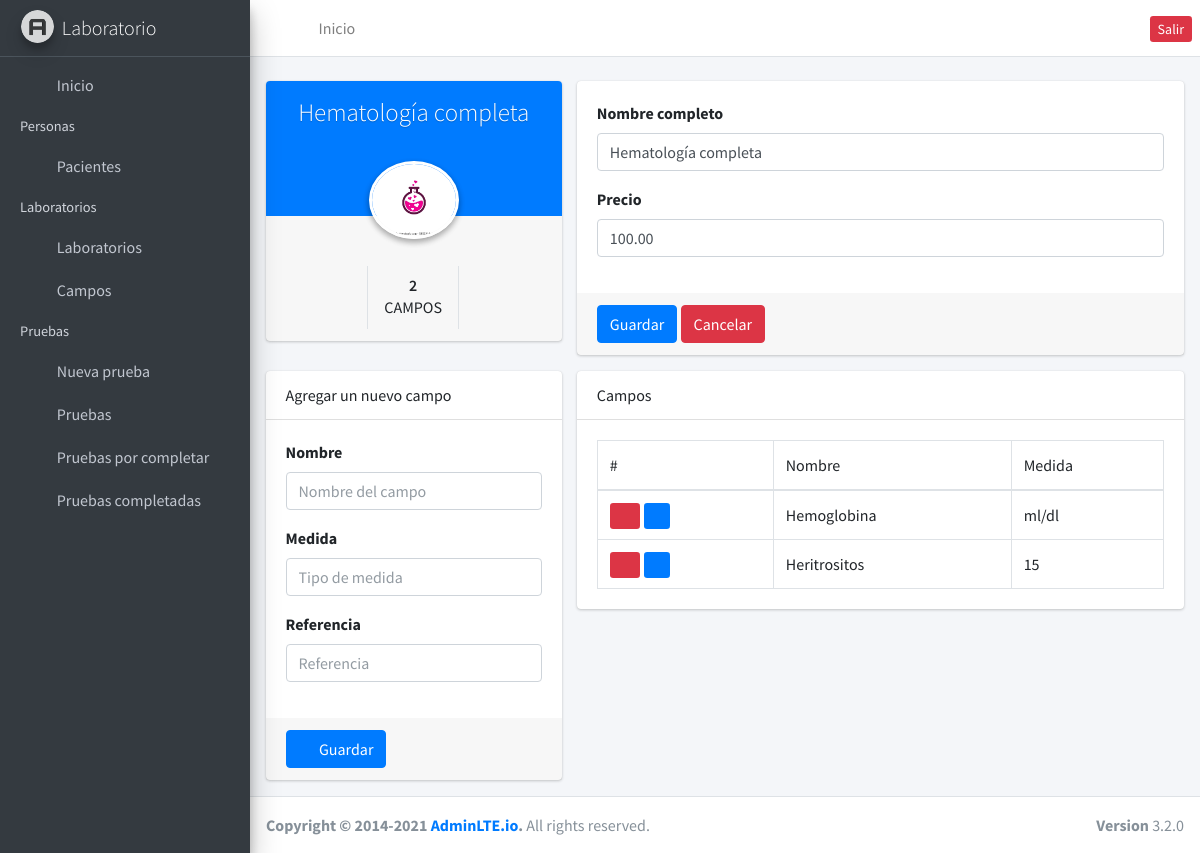
Page /laboratories/edit/1 (signed in) on the committed database.
### laboratories/models.py (models this page shows, shortened)
class Laboratory(models.Model):
    name = models.CharField(max_length=255, null=False)
    price = models.FloatField(default=0.00, null=False)

### fields/models.py (models this page shows, shortened)
class Field(models.Model):
    name = models.CharField(max_length=255)
    measurment = models.CharField(max_length=255)
    reference = models.CharField(max_length=255, default="No hay referencia")
    laboratory = models.ForeignKey(Laboratory, on_delete=models.CASCADE)

### laboratories/views.py (the view)
# urls.py: path('edit/<int:id>', edit, name='edit_client'),
@login_required
def edit(request, id):
    laboratory = Laboratory.objects.get(id=id)
    related_fields = Field.objects.filter(laboratory=id)
    context = {'lab': laboratory, 'related_fields': related_fields,
               'related_count': related_fields.count()}
    return render(request, 'edit_lab.html', context)

### laboratories/templates/edit_lab.html (shortened to what this page needs)
{% extends 'base.html' %}
{% load humanize %} {% load static %} {% block content %}
<div class="row">
  <div class="col-md-4">
    <div class="card card-widget widget-user">
      <div class="widget-user-header bg-primary">
        <h3 class="widget-user-username">{{ lab.name }}</h3>
      </div>
      <div class="widget-user-image">
        <img
          class="img-circle elevation-2"
          src="{% static '/dist/img/lab.webp' %}"
          alt="User Avatar"
        />
      </div>
      <div class="card-footer">
        <div class="row">
          <div class="col-sm-4 border-right">
          </div>
          <div class="col-sm-4 border-right">
            <div class="description-block">
              <h5 class="description-header">{{ related_count }}</h5>
              <span class="description-text">Campos</span>
            </div>
          </div>
          <div class="col-sm-4">
          </div>
        </div>
      </div>
    </div>
  </div>
  <div class="col-md-8">
    <form method="POST" action="{% url 'store_lab' lab.id %}" class="card">
      <div class="card-body">
        <div class="form-group">
          <label>Nombre completo</label>
          <input
            type="text"
            class="form-control"
            placeholder="Ingresa el nombre del laboratorio"
            value="{{ lab.name }}"
            name="name"
          />
        </div>
        <div class="form-group">
          <label>Precio</label>
          <input
            type="number"
            class="form-control"
            placeholder="Ingresa el precio"
            value="{{ lab.price|stringformat:'.2f' }}"
            name="price"
            step=".01"
          />
        </div>
      </div>
      <div class="card-footer">
        <button type="submit" class="btn btn-primary">Guardar</button>
        <a href="{% url 'laboratories' %}" class="btn btn-danger">Cancelar</a>
      </div>
    </form>
  </div>
  <div class="col-md-4">
    <form class="card" method="POST" action="{% url 'store_by_edit_lab' lab.id %}">
      <div class="card-header">Agregar un nuevo campo</div>
      <div class="card-body">
        <div class="form-group">
          <label>Nombre</label>
          <input
            type="text"
            class="form-control"
            placeholder="Nombre del campo"
            name="name"
            required
          />
        </div>
        <div class="form-group">
          <label>Medida</label>
          <input
            type="text"
            class="form-control"
            placeholder="Tipo de medida"
            name="measurment"
            required
          />
        </div>
        <div class="form-group">
          <label>Referencia</label>
          <input
            type="text"
            class="form-control"
            placeholder="Referencia"
            name="reference"
            required
          />
        </div>
      </div>
      <div class="card-footer">
        <button type="submit" class="btn btn-primary">
          <i class="fas fa-plus mr-2"></i>Guardar
        </button>
      </div>
    </form>
  </div>
  <div class="col-md-8">
    <div class="card">
      <div class="card-header">Campos</div>
      <div class="card-body">
        <table class="table table-bordered">
          <thead>
            <tr>
              <td>#</td>
              <td>Nombre</td>
              <td>Medida</td>
            </tr>
          </thead>
          <tbody>
            {% for related_field in related_fields %}
            <tr>
              <td>
                <a
                  href="{% url 'remove_field' id=related_field.id %}"
                  class="btn-sm btn-danger mr-1"
                >
                  <i class="fa fa-trash"></i>
                </a>
                <a href="{% url 'update_field' id=related_field.id %}" class="btn-sm btn-primary">
                  <i class="fa fa-edit"></i>
                </a>
              </td>
              <td>{{ related_field.name }}</td>
              <td>{{ related_field.measurment }}</td>
            </tr>
            {% endfor %}
          </tbody>
        </table>
      </div>
    </div>
  </div>
</div>
{% endblock %}

### rows in the picture
Laboratory: name "Hematología completa", price "100.00"
Field: name "Hemoglobina", measurment "ml/dl"
Field: name "Heritrositos", measurment "15"

### other values in the picture
{{ related_count }} "2"
